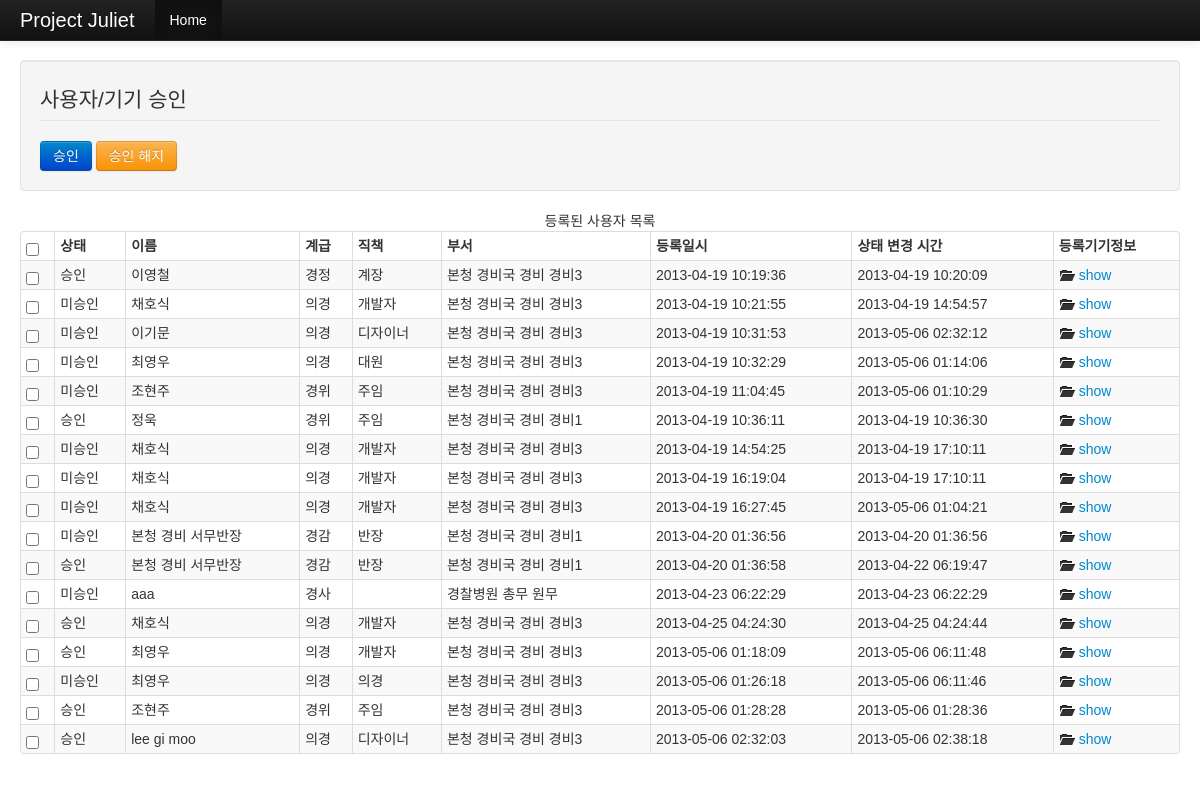
Page /index.php/capulet on the committed database.
### tables this page shows
CREATE TABLE `js_user` (
  `seq` int(11) NOT NULL AUTO_INCREMENT,
  `user_hash` varchar(32) NOT NULL,
  `user_name` varchar(10) NOT NULL DEFAULT '""',
  `dept_seq` int(11) NOT NULL DEFAULT '-777',
  `user_rank` tinyint(4) NOT NULL DEFAULT '0',
  `user_role` varchar(16) NOT NULL DEFAULT '""',
  `is_enabled` tinyint(1) NOT NULL DEFAULT '0',
  `created_ts` timestamp NOT NULL DEFAULT '0000-00-00 00:00:00',
  `modified_ts` timestamp NOT NULL DEFAULT CURRENT_TIMESTAMP ON UPDATE CURRENT_TIMESTAMP,
  PRIMARY KEY (`seq`),
  UNIQUE KEY `user_hash_UNIQUE` (`user_hash`),
  KEY `department` (`dept_seq`),
  KEY `rank` (`user_rank`)
);

CREATE TABLE `js_user_rank` (
  `seq` int(11) NOT NULL AUTO_INCREMENT,
  `title` varchar(45) DEFAULT NULL,
  PRIMARY KEY (`seq`)
);

### application/controllers/capulet.php (called while the page is built, shortened)
<?php if ( ! defined('BASEPATH')) exit('No direct script access allowed');
class Capulet extends CI_Controller {
	function __construct() {
		$this->load->database();
	}
	public function index() {
	$query = 'select
					if(u.is_enabled,"승인","미승인") is_enabled,
					user_hash,
					user_name,
					r.title user_rank,
					user_role,
					trim(replace(dept_full_name,":"," ")) dept_name,
					u.created_ts,
					u.modified_ts
				from js_user u
				left join js_department d
					on u.dept_seq = d.seq
				left join js_user_rank r
					on r.seq = u.user_rank';
		$users = $this->db->query($query)->result_array();
		$this->load->view('admin/auth',get_defined_vars());
	}
}

### index.php (called while the page is built, shortened)
<?php
require_once BASEPATH.'core/CodeIgniter.php';

### application/views/admin/auth.php (the view, shortened to what this page needs)
<!DOCTYPE html>
<html>
<head>
	<link rel="stylesheet" type="text/css" href="/juliet/static/bootstrap/css/bootstrap-responsive.css">
	<link rel="stylesheet" type="text/css" href="/juliet/static/bootstrap/css/bootstrap.css">
</head>
<body>
<header>
    <div class="navbar navbar-inverse navbar-fixed-top">
      <div class="navbar-inner">
        <div class="container-fluid">
          <a class="brand" href="#">Project Juliet</a>
          <div class="nav-collapse collapse">
            <ul class="nav">
              <li class="active"><a href="#">Home</a></li>
            </ul>
          </div>
        </div>
      </div>
    </div>
</header>
<section class="container-fluid">
	<article class="row-fluid">
		<div class="span12">
			<div class="row-fluid" id="user-status-form-container">
				<form id="user-status-form" class="form form-inline well">
					<fieldset><legend>사용자/기기 승인</legend>
					<a id="user-enable" class="btn btn-primary">승인</a>
					<a id="user-disable" class="btn btn-warning">승인 해지</a>
					</fieldset>
				</form>
			</div>
			<div class="row-fluid table-container" id="user-status-table-container">
				<table id="user-status-table" class="table table-condensed table-striped table-bordered table-hover">
				<caption>등록된 사용자 목록</caption>
				<thead>
					<tr>
						<th><input type="checkbox" class="select-all"></th>
						<th>상태</th>
						<th>이름</th>
						<th>계급</th>
						<th>직책</th>
						<th>부서</th>
						<th>등록일시</th>
						<th>상태 변경 시간</th>
						<th>등록기기정보</th>
					</tr>
				</thead>
				<tbody>
				<?php
				foreach ( $users as $user ) {
					echo "<tr id=\"{$user['user_hash']}\"><td><input type=\"checkbox\" class=\"auth-user-checkbox\"></td>";
					foreach ( $user as $key=>$col ) {
						if (  $key!='user_hash' ) {
							echo "<td>{$col}</td>";
						}
					}
					echo "<td>
							<a class=\"show-dev-status\">
							<i class=\"icon-folder-open\"></i> show</a>
							</td>";
					echo "</tr>";
				}
				?>
				</tbody>
				</table>
			</div>
		</div>
	</article>
</section>
</body>
</html>

### application/views/admin/auth.php (style rules this page uses)
body { padding-top: 60px; padding-bottom: 40px; }

### rows in the picture
js_user: col "승인", user_name "이영철", js_user_rank.title "경정", user_role "계장", col "본청 경비국 경비 경비3", created_ts "2013-04-19 10:19:36", modified_ts "2013-04-19 10:20:09"
js_user: col "미승인", user_name "채호식", js_user_rank.title "의경", user_role "개발자", col "본청 경비국 경비 경비3", created_ts "2013-04-19 10:21:55", modified_ts "2013-04-19 14:54:57"
js_user: col "미승인", user_name "이기문", js_user_rank.title "의경", user_role "디자이너", col "본청 경비국 경비 경비3", created_ts "2013-04-19 10:31:53", modified_ts "2013-05-06 02:32:12"
js_user: col "미승인", user_name "최영우", js_user_rank.title "의경", user_role "대원", col "본청 경비국 경비 경비3", created_ts "2013-04-19 10:32:29", modified_ts "2013-05-06 01:14:06"
js_user: col "미승인", user_name "조현주", js_user_rank.title "경위", user_role "주임", col "본청 경비국 경비 경비3", created_ts "2013-04-19 11:04:45", modified_ts "2013-05-06 01:10:29"
js_user: col "승인", user_name "정욱", js_user_rank.title "경위", user_role "주임", col "본청 경비국 경비 경비1", created_ts "2013-04-19 10:36:11", modified_ts "2013-04-19 10:36:30"
js_user: col "미승인", user_name "채호식", js_user_rank.title "의경", user_role "개발자", col "본청 경비국 경비 경비3", created_ts "2013-04-19 14:54:25", modified_ts "2013-04-19 17:10:11"
js_user: col "미승인", user_name "채호식", js_user_rank.title "의경", user_role "개발자", col "본청 경비국 경비 경비3", created_ts "2013-04-19 16:19:04", modified_ts "2013-04-19 17:10:11"
js_user: col "미승인", user_name "채호식", js_user_rank.title "의경", user_role "개발자", col "본청 경비국 경비 경비3", created_ts "2013-04-19 16:27:45", modified_ts "2013-05-06 01:04:21"
js_user: col "미승인", user_name "본청 경비 서무반장", js_user_rank.title "경감", user_role "반장", col "본청 경비국 경비 경비1", created_ts "2013-04-20 01:36:56", modified_ts "2013-04-20 01:36:56"
js_user: col "승인", user_name "본청 경비 서무반장", js_user_rank.title "경감", user_role "반장", col "본청 경비국 경비 경비1", created_ts "2013-04-20 01:36:58", modified_ts "2013-04-22 06:19:47"
js_user: col "미승인", user_name "aaa", js_user_rank.title "경사", col "경찰병원 총무 원무", created_ts "2013-04-23 06:22:29", modified_ts "2013-04-23 06:22:29"
js_user: col "승인", user_name "채호식", js_user_rank.title "의경", user_role "개발자", col "본청 경비국 경비 경비3", created_ts "2013-04-25 04:24:30", modified_ts "2013-04-25 04:24:44"
js_user: col "승인", user_name "최영우", js_user_rank.title "의경", user_role "개발자", col "본청 경비국 경비 경비3", created_ts "2013-05-06 01:18:09", modified_ts "2013-05-06 06:11:48"
js_user: col "미승인", user_name "최영우", js_user_rank.title "의경", user_role "의경", col "본청 경비국 경비 경비3", created_ts "2013-05-06 01:26:18", modified_ts "2013-05-06 06:11:46"
js_user: col "승인", user_name "조현주", js_user_rank.title "경위", user_role "주임", col "본청 경비국 경비 경비3", created_ts "2013-05-06 01:28:28", modified_ts "2013-05-06 01:28:36"
js_user: col "승인", user_name "lee gi moo", js_user_rank.title "의경", user_role "디자이너", col "본청 경비국 경비 경비3", created_ts "2013-05-06 02:32:03", modified_ts "2013-05-06 02:38:18"
